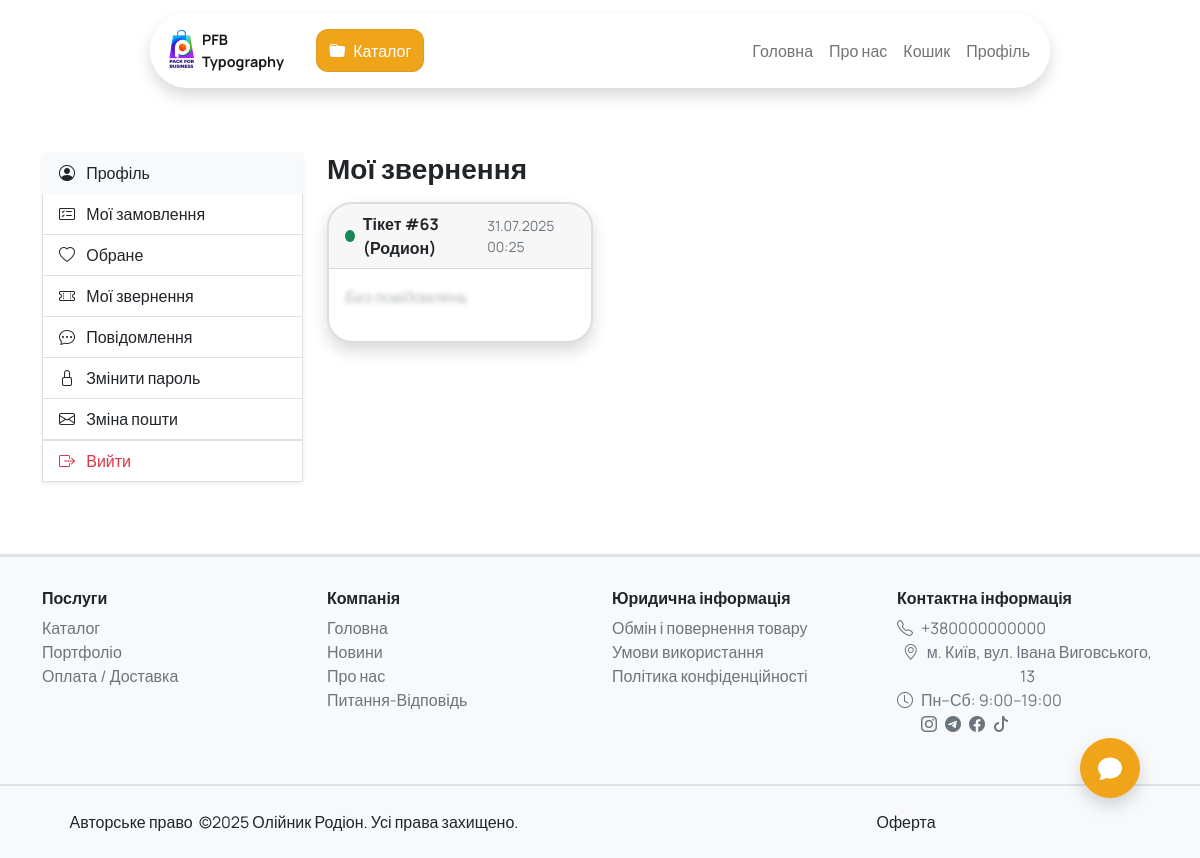
Page /account/tickets/ (signed in) on the earlier database version.
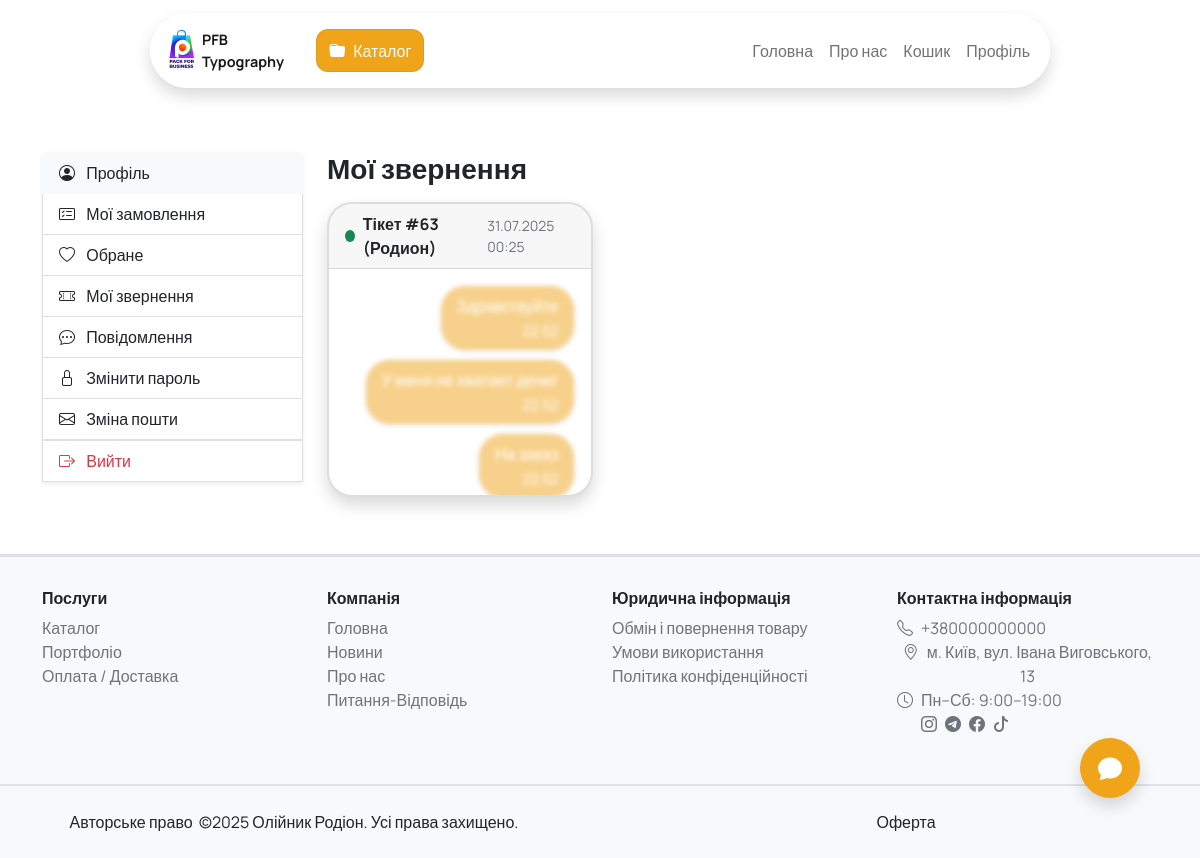
Same page on the later database version.
### chat/models.py (models this page shows, shortened)
class Ticket(models.Model):
    STATUS_CHOICES = [
        ('new', 'Новий'),
        ('closed', 'Закритий'),
    ]
    user = models.ForeignKey(
        settings.AUTH_USER_MODEL,
        on_delete=models.CASCADE,
        related_name='tickets',
        null=True,
        blank=True
    )
    session_key = models.CharField(max_length=100, blank=True, null=True)
    status = models.CharField(max_length=20, choices=STATUS_CHOICES, default='new')
    created_at = models.DateTimeField(auto_now_add=True)
    def __str__(self):
        if self.user:
            return f"Тікет #{self.id} ({self.user.first_name})"
        return f"Тікет #{self.session_key} (Гість)"
    class Meta:
        verbose_name = 'Тікет'
        verbose_name_plural = 'Тікети'
        ordering = ['-created_at']

class TicketMessage(models.Model):
    ticket = models.ForeignKey(Ticket, on_delete=models.CASCADE, related_name='messages')
    user = models.ForeignKey(settings.AUTH_USER_MODEL, on_delete=models.CASCADE, null=True, blank=True)
    message = models.TextField(verbose_name="Повідомлення")
    created_at = models.DateTimeField(auto_now_add=True)
    class Meta:
        verbose_name = 'Повідомлення'
        verbose_name_plural = 'Повідомлення'
        ordering = ['created_at']
    @property
    def created_at_iso(self):
        return self.created_at.isoformat()

### users/models.py (models this page shows, shortened)
class CustomUser(AbstractBaseUser, PermissionsMixin):
    email = models.EmailField("Email користувача", unique=True)
    phone = models.CharField("Телефон", max_length=20, unique=True, null=True, blank=True)
    is_active = models.BooleanField("Активний", default=False)
    is_staff = models.BooleanField("Права персоналу", default=False)
    favorites = models.ManyToManyField(Service, related_name="favorited_by", blank=True, verbose_name="Бажане користувача")
    first_name = models.CharField("Ім'я", max_length=150, blank=True, null=True)
    last_name = models.CharField("Прізвище", max_length=150, blank=True, null=True)
    middle_name = models.CharField("По батькові", max_length=150, blank=True, null=True)
    unread_messages = models.PositiveIntegerField("Непрочитаних повідомлень", default=0)
    objects = CustomUserManager()
    USERNAME_FIELD = 'email'
    REQUIRED_FIELDS = []
    class Meta:
        verbose_name = 'Користувач'
        verbose_name_plural = 'Користувачі'

### users/views.py (the view)
# urls.py: path('tickets/', views.my_tickets, name='tickets'),
@login_required
def my_tickets(request):
    main_data = get_base_info(request)
    return render(request, 'users/my_tickets.html', {**main_data, })

### core/utils.py (called while the page is built, shortened)
def get_base_info(request):
    maincategories = ServiceCategory.objects.filter(parent__isnull=True)
    cart_created = None
    if request.user.is_authenticated:
        ticket, created = Ticket.objects.get_or_create(user=request.user, status='new')
        ticket = Ticket.objects.prefetch_related('messages').get(id=ticket.id)
        cart = request.user.orders.filter(status='new').first()
    result = {'maincategories': maincategories, 'cart': cart, 'cart_created_at': cart_created, 'chat': ticket}
    return result

### orders/models.py (called while the page is built)
    @property
    def total_price(self):
        return sum(item.total_price for item in self.items.all())

    @property
    def base_price(self):
        return self.service.price_from or Decimal('0.00')

    def get_options_price(self):
        return sum((opt.price or Decimal('0.00')) for opt in self.options.all())

    @property
    def unit_price(self):
        return self.base_price + self.get_options_price()

    @property
    def total_price(self):
        return self.unit_price * (Decimal(self.quantity) / Decimal(quantity_choices[0]))

### templates/users/my_tickets.html (shortened to what this page needs)
{% extends 'base.html' %}
{% load static %}
{% block content %}
<div class="container my-5">
  <div class="row">
    {% include "personal_cabinet_nav_pannel.html" %}
    <div class="col-md-9">
      <h3 class="fw-bold mb-3">Мої звернення</h3>
      {% if request.user.tickets.all %}
      <div class="row row-cols-1 row-cols-md-3 g-3">
        {% for ticket in request.user.tickets.all %}
          <div class="col">
            <div class="card h-100 shadow ticket-card static rounded-custom {% if ticket.status == 'closed' %} opacity-50 cursor-not-allowed{% endif %}" data-ticket-id="{{ ticket.id }}" style="max-height: 295px;">
              <div class="card-header d-flex align-items-center justify-content-between">
                <div class="d-flex align-items-center">
                  {% if ticket.status != 'closed' %}
                    <span class="bg-success rounded-circle me-2"
                          style="width: .75rem; height: .75rem; display: inline-block;"></span>
                  {% endif %}
                  <strong class="{% if ticket.status == 'closed' %}text-muted{% endif %}">
                    {{ ticket }}
                  </strong>
                </div>
                {% if ticket.created_at %}
                  <small class="text-muted">{{ ticket.created_at|date:"d.m.Y H:i" }}</small>
                {% endif %}
              </div>
              <div class="card-body d-flex flex-column gap-2" style="filter: blur(2px); opacity: 0.5;">
                {% for message in ticket.messages.all %}
                <div class="ticket-message w-fit-content rounded-custom p-2 px-3 list-group-item border shadow-sm {% if message.user != request.user %}bg-light text-dark{% else %}bg-orange text-white align-self-end{% endif %}">
                  <div>{{ message.message }}</div>
                  <div class="{% if message.user != request.user %} text-start {% else %} text-end {% endif %}">
                    <small class="{% if message.user != request.user %}text-muted{% else %}text-white{% endif %}">
                    </small>
                  </div>
                </div>
                {% empty %}
                  <p class="fst-italic text-muted">Без повідомлень</p>
                {% endfor %}
              </div>
            </div>
          </div>
        {% endfor %}
      </div>
      {% else %}
      <p>У вас поки що немає звернень.</p>
      {% endif %}
    </div>
  </div>
</div>
{% endblock %}

Differences in the rows shown:
shown differently, row unchanged: Ticket "Тікет #63 (Родион)": no longer shows "Без повідомлень"
added TicketMessage: message "У меня не хватает денег"
added TicketMessage: message "На заказ"
